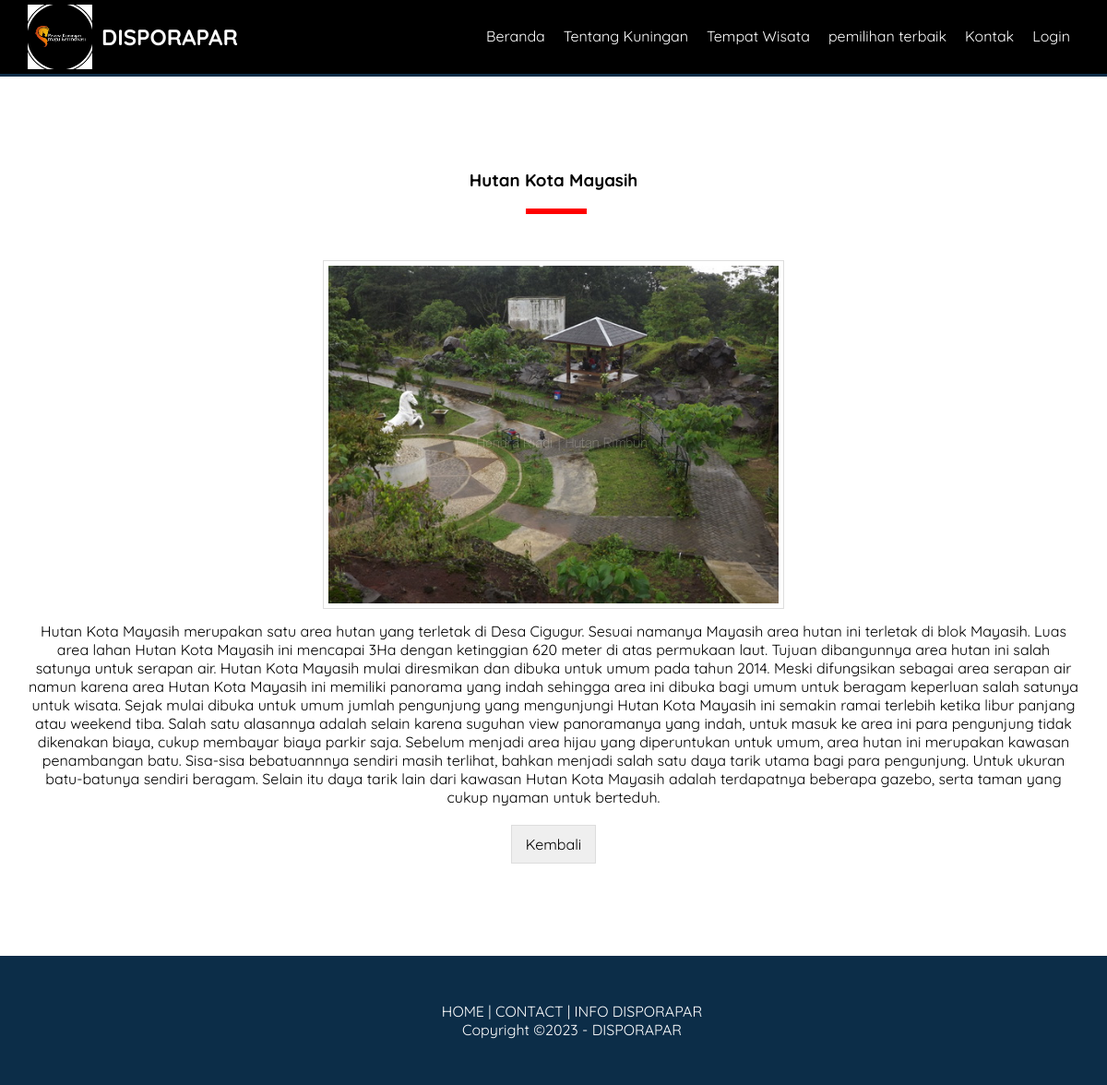
Page /detail-alternatif.php?id=10 on the committed database.
### tables this page shows
CREATE TABLE `pengaturan` (
  `id_pengaturan` int(11) NOT NULL,
  `nama` varchar(50) NOT NULL,
  `email` varchar(50) NOT NULL,
  `telepon` varchar(20) NOT NULL,
  `alamat` text NOT NULL,
  `logo` varchar(50) NOT NULL,
  `favicon` varchar(50) NOT NULL,
  `tentang_kuningan` text NOT NULL,
  `foto_kuningan` varchar(50) NOT NULL,
  `google_maps` text NOT NULL,
  `foto_tentang_kuningan` varchar(50) NOT NULL,
  `kata_pembuka` text NOT NULL,
  `created_at` timestamp NOT NULL DEFAULT current_timestamp(),
  `updated_at` datetime DEFAULT NULL
);

CREATE TABLE `alternatif` (
  `id_alternatif` int(10) NOT NULL,
  `nm_alternatif` varchar(35) NOT NULL,
  `keterangan` text NOT NULL,
  `gambar` varchar(50) NOT NULL,
  `created_at` timestamp NOT NULL DEFAULT current_timestamp(),
  `updated_at` datetime DEFAULT NULL
);

### detail-alternatif.php (the view, shortened to what this page needs)
<?php include 'header.php'; ?>
<div class="section">
	<div class="container text-center">
		<?php
		$alternatif = mysqli_query($conn, "SELECT * FROM alternatif WHERE id_alternatif ='".$_GET['id']."' ");
		  $p = mysqli_fetch_object($alternatif);
		?>
		<h3><?= $p->nm_alternatif ?></h3>
		<img src="uploads/alternatif/<?= $p->gambar ?>" width="500px" class="image"></br>
		<?= $p->keterangan ?> <br><br>
		 <button type="button"  class="btn" onclick="window.location='alternatif.php'">Kembali</button>
	</div>
</div>
<?php include 'footer.php'; ?>

### header.php (shortened to what this page needs)
<?php
include 'koneksi.php';
$identitas = mysqli_query($conn,"SELECT * FROM pengaturan ORDER BY id_pengaturan DESC LIMIT 1");
$d = mysqli_fetch_object($identitas);
?>
<!DOCTYPE html>
<html>
<head>
	<link rel="stylesheet" type="text/css" href="assets/css/style.css">
	<link rel="stylesheet" type="text/css" href="https://cdnjs.cloudflare.com/ajax/libs/font-awesome/6.1.1/css/all.min.css">
</head>
<body>
	<div class="header">
		<div class="container">
			<div class="header-logo">
				<img src="uploads/identitas/<?= $d->logo?>"width="70">
				<h2><a href="index.php"><?= $d->nama?></a></h2>
			</div>
			<ul class="header-menu">
				<li><a href="index.php">Beranda</a></li>
				<li><a href="tentang-kuningan.php">Tentang Kuningan</a></li>
				<li><a href="alternatif.php">Tempat Wisata</a></li>
				<li><a href="detail-nilai_referensi.php">pemilihan terbaik</a></li>
				<li><a href="kontak.php">Kontak</a></li>
				<li><a href="login.php">Login</a></li>
			</ul>
		</div>
	</div>

### footer.php (shortened to what this page needs)
	<footer>
		<div class="container text-center">
			<a href="index.php">HOME </a>|
			<a href="kontak.php">CONTACT </a>|
			<a href="tentang-kuningan.php">INFO DISPORAPAR </a><br>
 			Copyright &copy;2023 - <?= $d->nama ?>
 		</div>
	</footer>
</body>
</html>

### assets/css/style.css (style rules this page uses)
* { margin:0; padding:0; font-family: 'Quicksand', sans-serif; box-sizing: border-box; }
a { text-decoration: none; }
.container { width: 1140px; margin: 0 auto; }
.container::after { content: ""; display: block; clear: both; }
.btn { border: 1px solid #ddd; padding: 10px 15px; font-size: 16px; }
.text-center { text-align: center !important ; }
.image { border: 1px solid #ddd; padding: 5px; }
.header { border-bottom: 3px solid #0C2D48; background-color: black; }
.header a { color: white; }
.header-logo { float: left; line-height: 70px; padding: 5px 0; }
.header-logo img { float: left; margin-right: 10px; }
.header-logo h2 { float: right; }
.header-menu { float: right; }
.header-menu li { float: left; list-style: none; padding: 29px 10px; }
.section { padding: 100px 0; }
.section h3 { padding-bottom:25px ; margin-bottom: 50px; position: relative; }
.section h3:after { content: ""; display: block; width:60px ; border: 3px solid red; position: absolute; bottom: 0; left: calc(50% - 30px); }
.section img { margin-bottom: 10px; }
footer { padding: 50px; background-color: #0C2D48; color: #fff; }
footer a { color: #fff; }

### rows in the picture
pengaturan: logo (picture), nama "DISPORAPAR"
alternatif: nm_alternatif "Hutan Kota Mayasih", gambar (picture), keterangan "Hutan Kota Mayasih merupakan satu area hutan yang terletak di Desa Cigugur. Sesuai namanya Mayasih area hutan ini terletak di blok Mayasih. Luas area lahan Hutan Kota Mayasih ini mencapai 3Ha dengan ketinggian 620 meter di atas permukaan laut. Tujuan dibangunnya area hutan ini salah satunya untuk serapan air. Hutan Kota Mayasih mulai diresmikan dan dibuka untuk umum pada tahun 2014. Meski difungsikan sebagai area serapan air namun karena area Hutan Kota Mayasih ini memiliki panorama yang indah sehingga area ini dibuka bagi umum untuk beragam keperluan salah satunya untuk wisata. Sejak mulai dibuka untuk umum jumlah pengunjung yang mengunjungi Hutan Kota Mayasih ini semakin ramai terlebih…"
